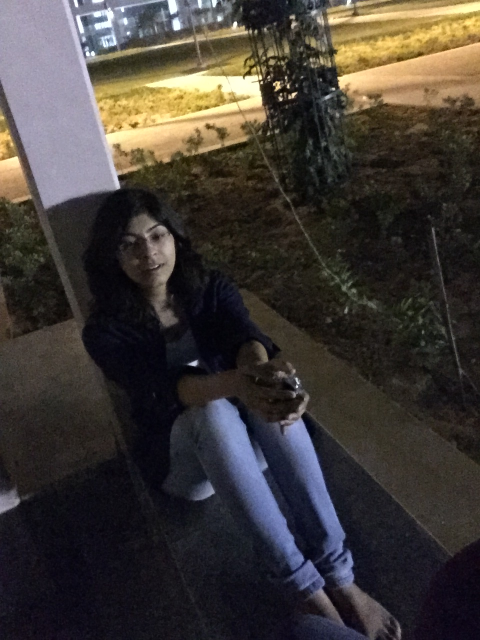
#> input picture src/data/training/0/m.JPG, 960 x 1280 px, found by its file name (shown at 1/2 size)
$ python ImageEnhancer.py   (Python 2 division)   (older library calls are emulated)
#> lines starting #> are read from the running program, lines starting #| are printed output that depends on the picture
### src/ImageFeatureExtractor/ImageFeatureExtractor.py
import os
import sys
import copy
sys.path.append(os.path.abspath(os.path.join(os.path.dirname(__file__), '..'+os.sep)))
# from PIL import Image, ImageStat
# import matplotlib.mlab as mlab
# import matplotlib.pyplot as plt
import datetime
import cv2
from skimage.color import rgb2lab, lab2lch, lab2rgb, rgb2yuv, yuv2rgb
import numpy as np
class ImageFeatureExtractor:
	'''
	Extracts feature Vector from given Image
	'''

	def __init__(self, imageFileName, facecascxml_path="", eyecascxml_path=""):
		face_hcxml = './xml/HAAR_FACE.xml'
		# eye_hcxml = './xml//HAAR_EYE.xml'
		eye_hcxml = './xml/haarcascade_eye_tree_eyeglasses.xml'
		self.EYE_XML = os.path.abspath(os.path.join(os.path.dirname(__file__), 'xml', 'haarcascade_eye_tree_eyeglasses.xml'))
		self.FACE_XML = os.path.abspath(os.path.join(os.path.dirname(__file__), 'xml', 'HAAR_FACE.xml'))
		self.feature_vector = []
		self.face_ROI=[]
		self.image = None
		self.inputimagefile = imageFileName
		self.inputfacecascxml = os.path.abspath(facecascxml_path)
		self.inputeyecasxml = os.path.abspath(eyecascxml_path)

		self.enhancedDirectory = ''
		self.initialize()


	def initialize(self):

		if not os.path.isfile(self.inputimagefile):
			print("Input image file doesn't exist or it's not a file")

		if not os.path.isfile(self.inputfacecascxml):
			#print("Input face haarcascade xml doesn't exist or it's not a file, use default one")
			self.inputfacecascxml = self.FACE_XML
		if not os.path.isfile(self.inputeyecasxml):
			#print("Input eye haarcascade xml doesn't exist or it's not a file. Use default one")
			self.inputeyecasxml = self.EYE_XML

		self.face_cascade = cv2.CascadeClassifier(self.inputfacecascxml)
		self.eye_cascade = cv2.CascadeClassifier(self.inputeyecasxml)
		self.image = cv2.imread(self.inputimagefile)

	def extract(self):
		self.initialize()
		face_hue = []
		face_brightness = []
		face_sharpness = []
		eye_signal = []
		face_ratio = []
		face_SNR = []
		face_skin_a=[]
		face_skin_b=[]
		face_skin_h=[]
		face_skin_c=[]
		skin_pr =[]
		face_num = 0
		img_face_worstSNR = 0.0
		img_face_ratio = 0.0
		img_face_sharpness = 0.0
		img_skin_pr =0.0
		img_gray_ep = 0.0
		img_skin_a = 0
		img_skin_b = 0
		img=self.image
		facehc_xml = self.inputfacecascxml
		eyehc_xml = self.inputeyecasxml
		gray = cv2.cvtColor(img, cv2.COLOR_BGR2GRAY)
		self.imggray=gray
		img_gray_ep=self.calEntroy(gray)

		#print "image entropy:", img_gray_ep


		gray_laplacian = cv2.Laplacian(gray, cv2.CV_64F)
		mu, std = cv2.meanStdDev(gray_laplacian)
		img_sharpness = np.log2(float(std.item() * std.item()))

		sum_contrast = float(np.amax(gray)) + float(np.amin(gray))
		diff_contrast = float(np.amax(gray)) - float(np.amin(gray))
		img_contrast = diff_contrast / sum_contrast

		img_weight, img_height = gray.shape
		#print self.inputimagefile
		faces = self.face_cascade.detectMultiScale(gray, 1.3, 5)

		face_num = len(faces)
		img_face_ratio = 0.0
		# print "Found {0} faces!".format(len(faces))

		# Draw a rectangle around the faces
		if len(faces):
			self.face_ROI = faces
			for (x, y, w, h) in faces:
				eye_signal_face = []
				face_roi = img[y:y + h, x:x + w, :]
				#cv2.rectangle(img,(x,y),(x+w,y+h),(255,0,0),2)
				face_hsv = cv2.cvtColor(face_roi, cv2.COLOR_BGR2HSV)
				face_lab=rgb2lab(face_roi)
				#face_lab=cv2.cvtColor(face_roi, cv2.COLOR_RGB2LAB)
				face_lch=lab2lch(face_lab)
				dim=face_lch.shape
				c0_width=max(1,dim[0]/50)
				c1_width=max(1,dim[1]/50)

				face_central_lch=face_lch[int(dim[0]/2-c0_width):int(dim[0]/2+c0_width),int(dim[1]/2-c1_width):int(dim[1]/2+c1_width),:]
				#cv2.rectangle(face_roi,(dim[0]/2-dim[0]/50,dim[1]/2-dim[1]/50),(dim[0]/2-dim[0]/50+dim[0]/25,dim[1]/2-dim[1]/50+dim[1]/25),(0,255,0),2)
				face_central_lab=face_lab[dim[0]/2-c0_width:dim[0]/2+c0_width,dim[1]/2-c1_width:dim[1]/2+c1_width,:]
				skin_L,skin_c,skin_h=np.mean(face_central_lch, axis=(0,1))
				skin_L,skin_a,skin_b=np.mean(face_central_lab, axis=(0,1))
				if len(face_central_lab)<1:
					# print("Empty face detection, please double check. Program exits")
					sys.exit(2)
				# [5 lines of commented-out code are left out]
				img_skin_pr=np.exp(-(float(np.power((skin_c-32),2))/(2*np.power(11,2)) + float(np.power((skin_h-5),2))/(2*np.power(8,2))))

				face_gray= gray[y:y + h, x:x + w]
				face_gray_laplacian = cv2.Laplacian(face_gray, cv2.CV_64F)
				mu_face, std_face = cv2.meanStdDev(face_gray_laplacian)
				face_gray_sharpness = np.log2(float(std_face.item() * std_face.item()))
				face_sharpness.append(face_gray_sharpness)
				hue = face_hsv[:, :, 0]
				brightness = face_hsv[:, :, 2]
				face_gray_roi = gray[y:y + h, x:x + w]
				face_roi=img[y:y + h, x:x + w]
				#face_ratio_temp = np.log2(float(h * w) / float(img_height * img_weight))
				face_ratio_temp = float(h * w) / float(img_height * img_weight)
				#eyes = self.eye_cascade.detectMultiScale(face_gray_roi)
				eyes = self.eye_cascade.detectMultiScale(gray)
				if len(eyes):
					for (ex, ey, ew, eh) in eyes:
						eye_signal_face.append(np.average(gray[ey:ey + eh, ex:ex + ew]))
						#cv2.rectangle(img,(ex,ey),(ex+ew,ey+eh),(0,0,255),2)
					eye_signal.append(np.average(eye_signal_face))
					img_eye_signal = np.average(eye_signal)

				hue_mask = np.ma.masked_equal(hue, -1).compressed()
				brightness_mask = np.ma.masked_equal(brightness, -1).compressed()
				#face_skin_mask = np.ma.masked_equal(img, [-1,-1,-1]).compressed()
				face_hue.append(np.average(hue_mask))
				face_brightness.append(np.average(brightness_mask))
				face_SNR.append(20 * np.log10(np.average(brightness_mask) / np.std(brightness_mask)))
				face_ratio.append(face_ratio_temp)
				face_skin_a.append(skin_a)
				face_skin_b.append(skin_b)
				face_skin_c.append(skin_c)
				face_skin_h.append(skin_h)
				skin_pr.append(img_skin_pr)
			img_skin_pr = np.average(skin_pr)
			img_skin_a = np.average(face_skin_a)
			img_skin_b = np.average(face_skin_b)
			img_skin_c = np.average(face_skin_c)
			img_skin_h = np.average(face_skin_h)
			img_face_worstSNR = np.amin(face_SNR)
			img_face_sharpness = np.average(face_sharpness)


		self.feature_vector = [face_num, img_skin_pr, img_skin_a, img_skin_b, img_face_sharpness,img_face_worstSNR,
							   img_gray_ep,  img_sharpness]
		#print("face_SNR:"+repr(img_face_worstSNR))
		# print "current image feature:", self.feature_vector
		return self.feature_vector

	def calEntroy(self, img, upper=240,lower=150, ROI_ratio=0.5):
		w,h=img.shape
		ROI_ratio = min(1, max(0.25, ROI_ratio))
		width_radius=max(1,w*0.5*np.sqrt(ROI_ratio))
		height_radius=max(1,h*0.5*np.sqrt(ROI_ratio))
		img_ROI = img[int(w/2-width_radius):int(w/2+width_radius), int(h/2-height_radius):int(h/2+height_radius)]
		gray_Test = np.ma.masked_outside(img_ROI, lower, upper).compressed()
		gray_hist =np.histogram(gray_Test,bins=xrange(1,256))
		gray_pd=gray_hist[0].astype(float)/len(gray_Test)
		img_gray_ep=-np.sum(np.multiply(gray_pd,np.ma.log2(gray_pd).data))
		y = gray_pd
		bins = xrange(1, len(y)+1)
		'''
		l = plt.plot(bins, y, 'r--', linewidth=1)
		plt.xlabel('graylevel')
		plt.ylabel('Probability')
		plt.title(r'image PDF ')
		plt.axis([1, 256, 0, max(y)])
		plt.grid(True)
		'''
		cur_feature_vector = self.feature_vector
		basePath = os.path.dirname(__file__)
		#print "current path of current file:", basePath
		parentPath = os.path.abspath(os.path.join(basePath,".."))
		#print "parent path of current file:",parentPath
		entropyHist_Dir = os.path.abspath(os.path.join(parentPath , 'data', 'entropy_hist'))
		#print entropyHist_Dir
		if not os.path.exists(entropyHist_Dir):
			os.mkdir(entropyHist_Dir)
		entropyHistimg_Name = "".join([entropyHist_Dir,"/",self.inputimagefile.split('/')[-1].split('.')[0]
									   + '{:-%Y-%m-%d_%H-%M-%S}'.format(datetime.datetime.now())+'.png'])
		#plt.savefig(entropyHistimg_Name)
		return img_gray_ep


""""""""""""""""""""""""""""""""""""""""""""""""""""""""""""""""""""""""""""""""""""
"""                               Main Method                                    """
"""                                                                              """
""""""""""""""""""""""""""""""""""""""""""""""""""""""""""""""""""""""""""""""""""""
# [25 lines that do not run on import are left out]

### src/Enhancer/ImageEnhancer.py
import os
import sys
import copy
sys.path.append(os.path.abspath(os.path.join(os.path.dirname(__file__), '..'+os.sep)))
from ImageFeatureExtractor.ImageFeatureExtractor import ImageFeatureExtractor
# from PIL import Image, ImageStat
# import matplotlib.mlab as mlab
# import matplotlib.pyplot as plt
import datetime
import cv2
from skimage.color import rgb2lab, lab2lch, lab2rgb, rgb2yuv, yuv2rgb
import numpy as np


class ImageEnhancer:


	def __init__(self, imageFileName,  ref_feature_vector=[2, 0.5, 19, 20, 7,4,7.05,10], enhance = True):

#> called with imageFileName = '../data/training/0/m.jpg'
		self.image = cv2.imread(imageFileName)
#> self.image is the input picture: shape (1280, 960, 3); mean B, G, R 54.2, 58.2, 63.8
		if len(self.image.shape)<2:
			print("invalid image file")
			sys.exit(2)

		self.imageExtractInfo = ImageFeatureExtractor(imageFileName)
		self.original_image_vector = self.imageExtractInfo.extract()
#> in extract, `gray = cv2.cvtColor(img, cv2.COLOR_BGR2GRAY)`:
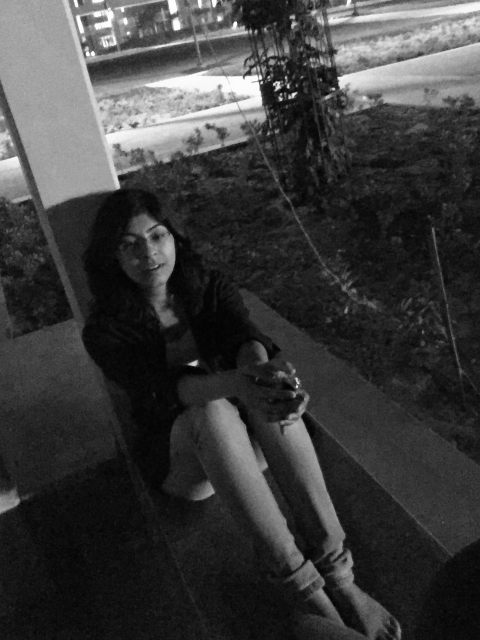
#> gray: shape (1280, 960) (shown at 1/2 size); min 0, max 254, mean 59.4
#> in calEntroy, `img_ROI = img[int(w/2-width_radius):int(w/2+width_radius), int(h/2-hei..`:
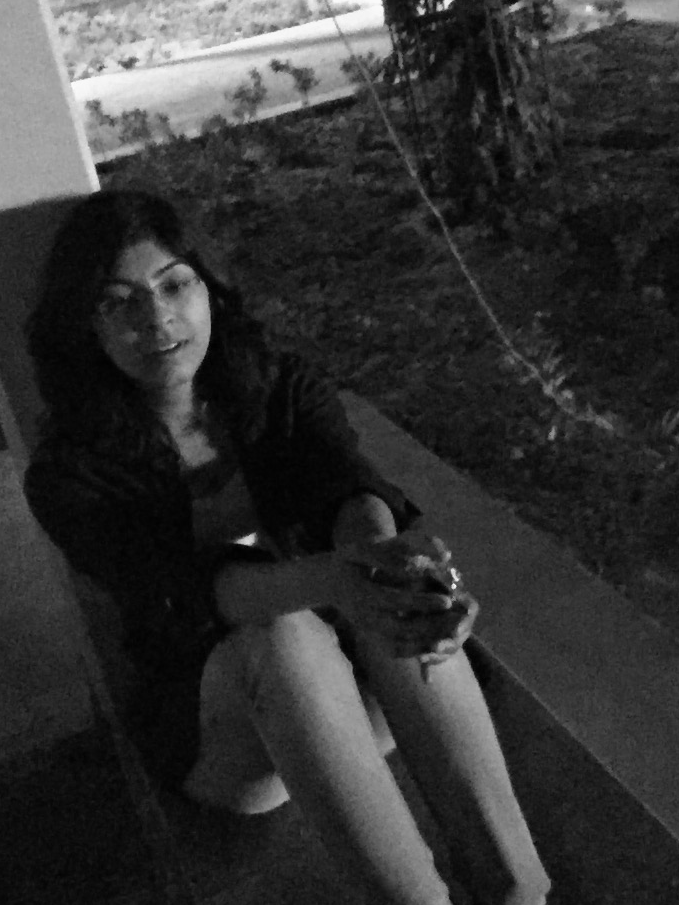
#> img_ROI: shape (905, 679); min 0, max 251, mean 50
#> in calEntroy, `gray_pd=gray_hist[0].astype(float)/len(gray_Test)`: gray_pd = 254 values, max 0.0436 at index 160, min 0 at index 0, mean 0.00394
#> in calEntroy, `img_gray_ep=-np.sum(np.multiply(gray_pd,np.ma.log2(gray_pd).data))`: img_gray_ep = 6.12
#> in calEntroy, `y = gray_pd`: y has the same summary as gray_pd
#> in extract, `gray_laplacian = cv2.Laplacian(gray, cv2.CV_64F)`:
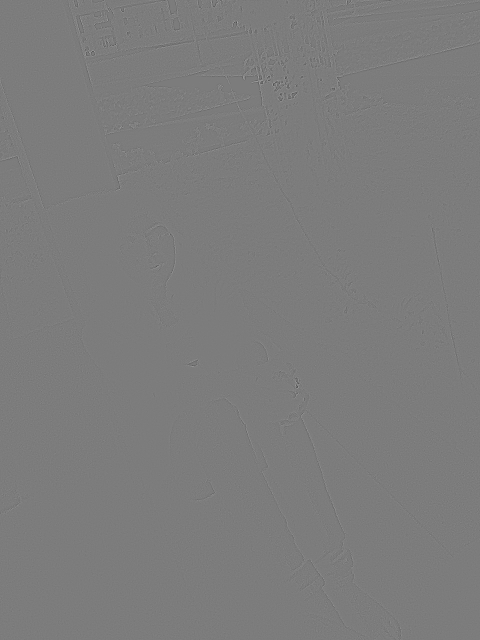
#> gray_laplacian: shape (1280, 960) float64 (shown at 1/2 size); min -294, max 308, mean 0; drawn with min black and max white
#> in extract, `mu, std = cv2.meanStdDev(gray_laplacian)`: mu = [-0.000811]; std = [9.94]
#> in extract, `img_sharpness = np.log2(float(std.item() * std.item()))`: img_sharpness = 6.63
#> in extract, `sum_contrast = float(np.amax(gray)) + float(np.amin(gray))`: sum_contrast = 254
#> in extract, `img_contrast = diff_contrast / sum_contrast`: img_contrast = 1
#> in extract, `faces = self.face_cascade.detectMultiScale(gray, 1.3, 5)`: faces = [[231, 427, 129, 129]]
#> in extract, `face_num = len(faces)`: face_num = 1
#> in extract, `self.face_ROI = faces`: self.face_ROI = [[231, 427, 129, 129]]
#> the loop in extract, `for (x, y, w, h) in faces:` made 1 pass
#> (x, y, w, h, dim, c0_width, c1_width) on pass 1: (231, 427, 129, 129, (129, 129, 3), 2, 2)
#> pass 1, in extract, `face_roi = img[y:y + h, x:x + w, :]`:
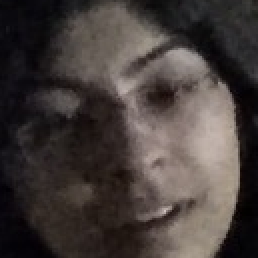
#> face_roi: shape (129, 129, 3) (shown 2 times larger); mean B, G, R 58.7, 61.4, 69.3
#> after the loop in extract, `for (x, y, w, h) in faces:`:
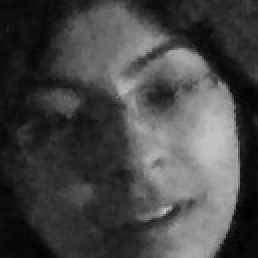
#> brightness: shape (129, 129) (shown 2 times larger); min 1, max 208, mean 69.7
#> after the loop in extract, `for (x, y, w, h) in faces:`:
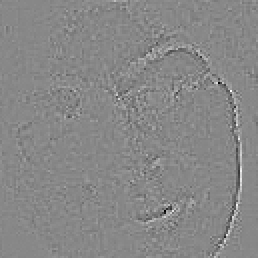
#> face_gray_laplacian: shape (129, 129) float64 (shown 2 times larger); min -163, max 143, mean 0; drawn with min black and max white
#> after the loop in extract, `for (x, y, w, h) in faces:`:
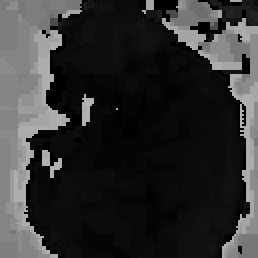
#> hue: shape (129, 129) (shown 2 times larger); min 0, max 177, mean 48.4
#> after the loop in extract, `for (x, y, w, h) in faces:`: eye_signal = []; face_SNR = [2.6]; face_brightness = [69.68]; face_hue = [48.43]; face_ratio = [0.0135]; face_sharpness = [7.34]; face_skin_a = [2.88]; face_skin_b = [-7.78]; face_skin_c = [8.3]; face_skin_h = [5.07]; skin_pr = [0.0982]
#> in extract, `img_skin_a = np.average(face_skin_a)`: img_skin_a = 2.88
#> in extract, `img_skin_b = np.average(face_skin_b)`: img_skin_b = -7.78
#> in extract, `img_skin_c = np.average(face_skin_c)`: img_skin_c = 8.3
#> in extract, `img_skin_h = np.average(face_skin_h)`: img_skin_h = 5.07
#> in extract, `img_face_worstSNR = np.amin(face_SNR)`: img_face_worstSNR = 2.6
#> in extract, `img_face_sharpness = np.average(face_sharpness)`: img_face_sharpness = 7.34
#> in extract, `self.feature_vector = [face_num, img_skin_pr, img_skin_a, img_skin_b, ..`: self.feature_vector = [1, 0.0982, 2.88, -7.78, 7.34, 2.6, 6.12, 6.63]
#> self.original_image_vector = [1, 0.0982, 2.88, -7.78, 7.34, 2.6, 6.12, 6.63]


	def enhance(self, ref_feature_vector=[2, 0.5, 19, 20, 7,4,7.05,10], enhance = True):
#> called with enhance = True
		bool_entropy = False
		bool_sharpen = False
		bool_denoise = False
		bool_cc = False


		cur_feature_vector = self.original_image_vector
#> cur_feature_vector = [1, 0.0982, 2.88, -7.78, 7.34, 2.6, 6.12, 6.63]
		basePath = os.path.dirname(__file__)
		#print 'Base', basePath
		parentPath = os.path.abspath(os.path.join(basePath,".."))
		enhanceimg_Dir = os.path.abspath(os.path.join(parentPath , 'data', 'enhance'))
		#print ehDir
		self.enhancedDirectory = enhanceimg_Dir

		#enhanceimg_Dir="../data/enhance/"
		if not os.path.exists(enhanceimg_Dir):
			os.mkdir(enhanceimg_Dir)

		enhancedImageFileName = "".join([enhanceimg_Dir,"/",self.imageExtractInfo.inputimagefile.split('/')[-1].split('.')[0] + '{:-%Y-%m-%d_%H-%M-%S}'.format(datetime.datetime.now())+'.jpg'])
		img_global_entropy=cur_feature_vector[-2]
#> img_global_entropy = 6.12
		ref_global_entropy=ref_feature_vector[-2]
		if img_global_entropy<ref_global_entropy:
			cliplimit_value = max(min(2,float(ref_global_entropy-img_global_entropy)*10),1)
#> cliplimit_value = 2

			#ling
			self.enhance_constrast_brightness(cliplimit_th=cliplimit_value)
#> in enhance_constrast_brightness, `img_lab = cv2.cvtColor(self.image, cv2.COLOR_BGR2LAB)`: img_lab: shape (1280, 960, 3); mean of channels 0, 1, 2 60.7, 130.1, 131
#> in enhance_constrast_brightness, `img_lch=  lab2lch(img_lab)`: img_lch: shape (1280, 960, 3) float64; mean of channels 0, 1, 2 0.238, 0.725, 0.786
			bool_entropy = True

			#cv2.startWindowThread()
			#cv2.namedWindow("Contrasted",cv2.WINDOW_NORMAL)
			#cv2.imshow("Contrasted",self.image)

		if cur_feature_vector[0]<1:
			print("no face detected in this bad image so enhancement would focus on non-face feature such as contrast and brightness")
			#if os.path.isfile(enhanceimg_Name):
			print enhancedImageFileName, "is generated and saved"
			cv2.imwrite(enhancedImageFileName ,self.image)
			#else:
			print "Enhaced images is saved as", enhancedImageFileName
		else:
			img_face_sharpness=cur_feature_vector[4]
			ref_face_sharpness=ref_feature_vector[4]

			if img_face_sharpness<ref_face_sharpness:
				self.img_sharpen()
				bool_sharpen = True
				#cv2.startWindowThread()
				#cv2.namedWindow("Sharpened",cv2.WINDOW_NORMAL)
				#cv2.imshow("Sharpened",self.image)
				print ("current image sharpness:"+ repr(img_face_sharpness) +" < "+"reference image sharpness:" + repr(ref_face_sharpness))
				print("image sharpening is performed due to blurred image")
			#cv2.waitKey(10000)

			img_face_worstSNR=cur_feature_vector[5]
			ref_face_worstSNR=ref_feature_vector[5]
			if img_face_worstSNR<ref_face_worstSNR:
				self.skin_noise_reduction()
				bool_denoise = True
				print ("current face SNR:"+ repr(img_face_worstSNR) +" < "+"reference image SNR:" + repr(ref_face_worstSNR))
				print("image denoise is performed due to noisy face")


			img_face_color_pr=cur_feature_vector[1]
			ref_face_color_pr=ref_feature_vector[1]
			ref_face_skin_a=ref_feature_vector[2]
			ref_face_skin_b=ref_feature_vector[3]

			if img_face_color_pr<ref_face_color_pr:
				self.skin_color_correction(ref_face_skin_a, ref_face_skin_b)
				bool_cc = True
				print ("current face color accuracy:"+ repr(img_face_color_pr) +" < "+"reference face color accuracy:" + repr(ref_face_color_pr))
				print("face color correction is performed due to inaccurate face skin tone color")

			if bool_entropy == True or bool_denoise == True or bool_sharpen == True or bool_cc == True:
				#cv2.startWindowThread()
				#cv2.namedWindow("Enhanced",cv2.WINDOW_NORMAL)
				#cv2.imshow("Enhanced",self.image)
				cv2.imwrite(enhancedImageFileName ,self.image)
				if os.path.isfile(enhancedImageFileName):
					print enhancedImageFileName, "is generated and saved"
			else:
				print "No need to perform image enhancement on this image, please try another one"

		return enhancedImageFileName


	def enhance_constrast_brightness(self,gridsize = 8, cliplimit_th=5):
		faces=self.imageExtractInfo.face_ROI
		img= self.image
		ori_img= copy.deepcopy(img)
		#cv2.namedWindow("Original", cv2.WINDOW_NORMAL)
		#cv2.imshow("Original", ori_img)
		if len(faces)>0:
			for (x,y,w, h) in faces:
				face_roi = copy.deepcopy(img[y:y + h, x:x + w, :])
				# [4 lines of commented-out code are left out]
			self.imageExtractInfo.feature_vector[0]= len(faces)
		#cv2.waitKey(0)
		img_lab = cv2.cvtColor(self.image, cv2.COLOR_BGR2LAB)
		img_lch=  lab2lch(img_lab)
		lab_planes = cv2.split(img_lab)
		clahe = cv2.createCLAHE(clipLimit=cliplimit_th,tileGridSize=(gridsize,gridsize))
#> (the run stopped early here; a loop or call above may not have finished)
